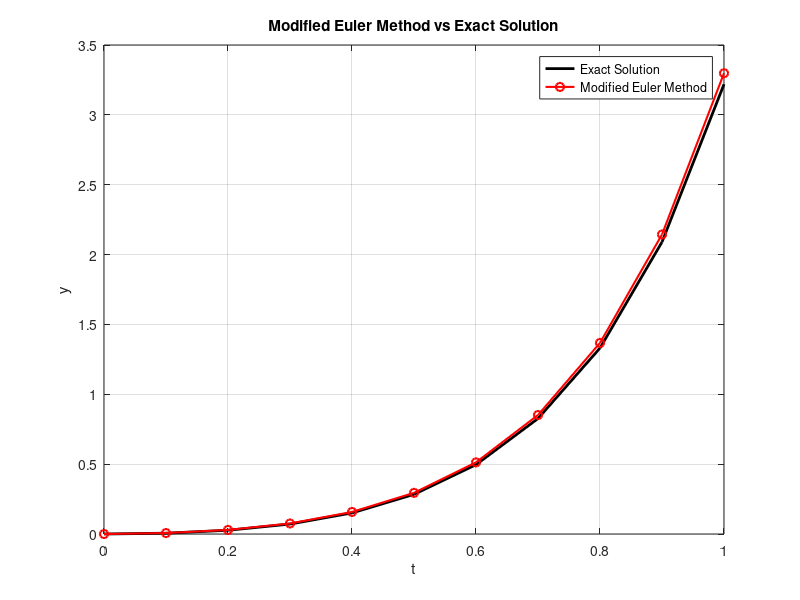

Write MATLAB code to recreate this figure.
% y′=te^(3t)−2y, y(0)=0, 0≤t≤1, h=0.1

% Problem
f = @(t,y) t*exp(3*t) - 2*y;

% Exact Solution
y_sol = @(t) 1/25*((5*t-1).*exp(3*t) + exp(-2*t));

% Parameters
a = 0;
b = 1;
y0 = 0;
h = 0.1;

% Steps
N = (b-a)/h;

% Arrays
t = a:h:b;
y = zeros(1,N+1);

% Initial Condition
y(1) = y0;

% Modified Euler Method
for i = 1:N
    k = y(i)+h*f(t(i),y(i));
    y(i+1) = y(i) + (h/2)*(f(t(i),y(i))+f(t(i)+h,k));
end

% Exact Solution
y_exact = y_sol(t);

% Absolute Error
error = abs(y-y_exact);

% Results Table
fprintf('t\t y\t\t y_exact\t error\n')
for j = 1:N
    fprintf('%.1f\t %.6f\t %.6f\t %.6f\n', t(j), y(j), y_exact(j), error(j))
end

% Plot
figure;

plot(t,y_exact,'k','LineWidth',2)
hold on

plot(t,y,'ro-','LineWidth',1.5)

xlabel('t')
ylabel('y')
title('Modified Euler Method vs Exact Solution')
legend('Exact Solution','Modified Euler Method')
grid on
